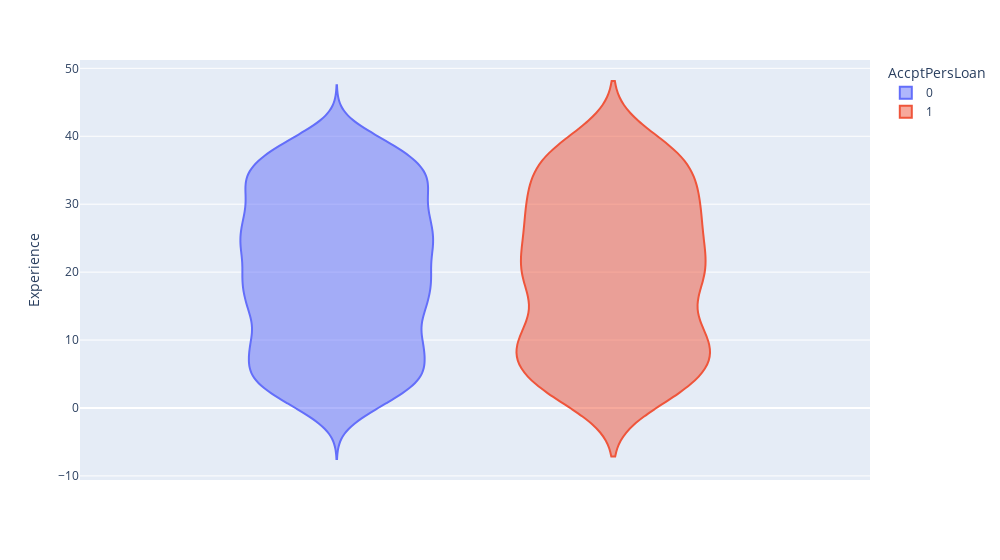

Notebook source saved alongside this figure:
### Markdown cell above
#### Inference:
1. Comparing the features (dropping the Dependent variable), the positive linear relationship shows but not very strong
2. Interestingly Education and CCAvg have a negative linear relationship! (maybe data issues or outliers)
3. Similartly Eduation and Incomg have a negative linear relationship! (maybe data issues or outliers)

### Code cell
# Comparing the distribution of Age in relation to acceptance of Loan
fig = px.violin(df, color='AccptPersLoan', y='Experience', width=1000)
fig.show()

### Figure 1 — Plotly figure (JSON) as saved in the notebook; plotly's stock layout.template omitted (floating-point values rounded to 4 significant figures; data arrays with more than 128 entries replaced by an {"elided": "..."} marker saying what was removed)
{"data": [{"alignmentgroup": "True", "box": {"visible": false}, "hovertemplate": "AccptPersLoan=0<br>Experience=%{y}<extra></extra>", "legendgroup": "0", "marker": {"color": "#636efa"}, "name": "0", "offsetgroup": "0", "orientation": "v", "scalegroup": "True", "showlegend": true, "type": "violin", "x0": " ", "xaxis": "x", "y": {"elided": "4520 int values"}, "y0": " ", "yaxis": "y"}, {"alignmentgroup": "True", "box": {"visible": false}, "hovertemplate": "AccptPersLoan=1<br>Experience=%{y}<extra></extra>", "legendgroup": "1", "marker": {"color": "#EF553B"}, "name": "1", "offsetgroup": "1", "orientation": "v", "scalegroup": "True", "showlegend": true, "type": "violin", "x0": " ", "xaxis": "x", "y": {"elided": "480 int values"}, "y0": " ", "yaxis": "y"}], "layout": {"legend": {"title": {"text": "AccptPersLoan"}, "tracegroupgap": 0}, "margin": {"t": 60}, "violinmode": "group", "width": 1000, "xaxis": {"anchor": "y", "domain": [0, 1]}, "yaxis": {"anchor": "x", "domain": [0, 1], "title": {"text": "Experience"}}}}
